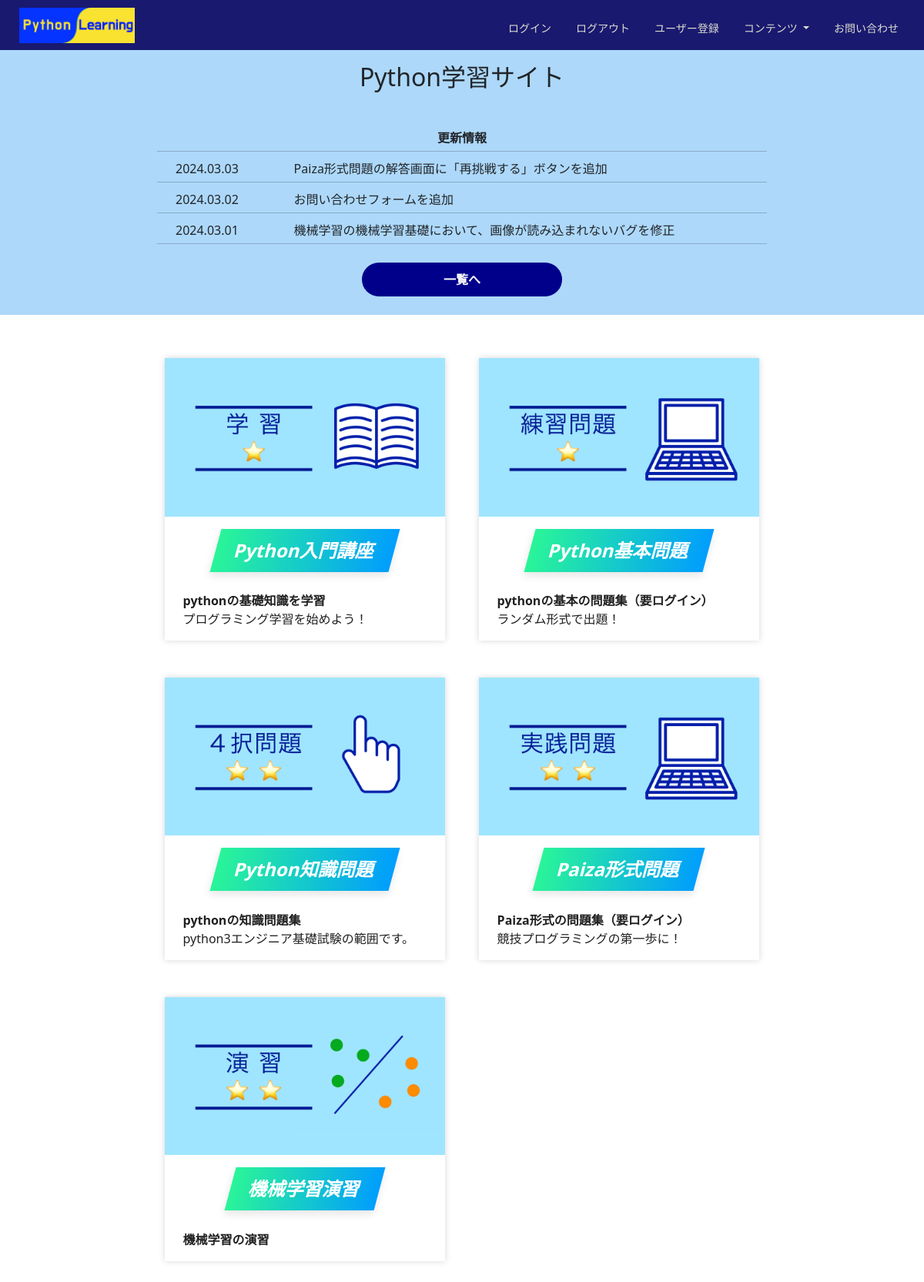
The app's page /, older data.
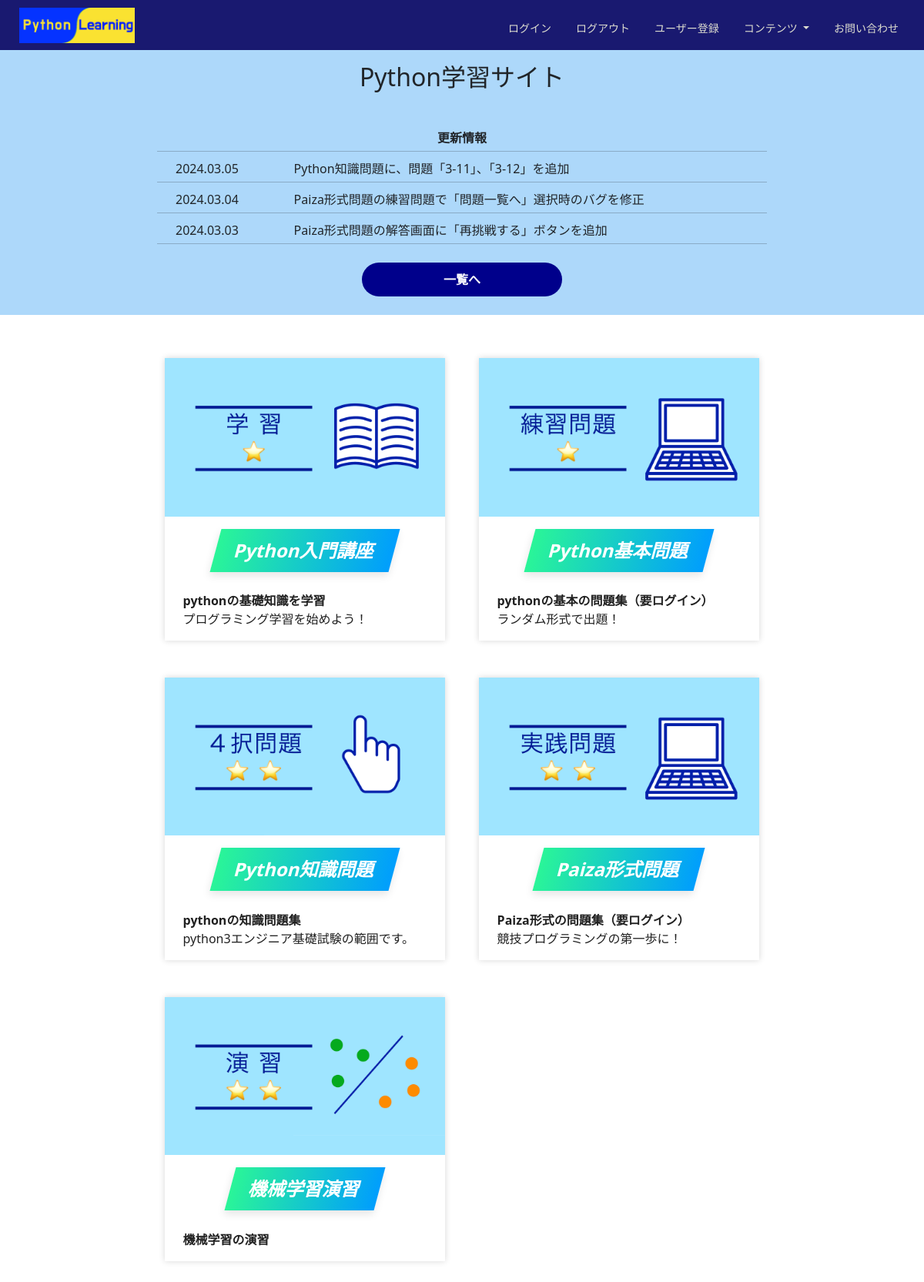
The same page, newer data.
### python_learning_app/models/index.py (models this page shows, shortened)
class News(models.Model):
    date = models.DateField(verbose_name="更新日")
    comment = models.CharField(max_length=80, verbose_name="更新内容")
    detail = models.TextField(blank=True, verbose_name="詳細")

### python_learning_app/views/index.py (the view)
# urls.py: path('', index.top_page, name='index'),
def top_page(request):
    news = News.objects.all().order_by('date').reverse()
    if len(news) < 3:
        recent = news[0:len(news)]
    else:
        recent = news[0:3]
    params = {'recent': recent, "debug": DEBUG}
    return render(request, 'python_learning/index.html', params)

### templates/python_learning/index.html (shortened to what the changed rows need)
{% extends 'python_learning/base.html' %}
{% load static %}
{% block css %}
<link href="{% static 'css/top.css' %}" rel="stylesheet">
{% endblock css %}
{% block content %}
<div>
<div class="pt-3" style="background-color: #add8fa;">
    <h2 class="text-center mb-5">Python学習サイト</h2>
    <div class="row">
        <div class="col-8">
            <div class="text-center" style="font-weight: bold;">更新情報</div>
            <hr class="slight_line">
            {% for news in recent %}
            <div class="ps-4" style="display: flex;">
              <div style="width: 20%;">
                {{ news.date|date:"Y.m.d" }}
              </div>
              <div style="width: 80%;">
                {{ news.comment }}
              </div>
            </div>
            <hr class="slight_line">
            {% endfor %}
            <div class="button_list m-4">
                <a href="{% url 'python_learning:news_list' %}">一覧へ</a>
            </div>
        </div>
    </div>
</div>
</div>
{% endblock content %}

Row changes from the older to the newer data that the page shows:
no longer on this page (row unchanged): News: date "2024.03.02", comment "お問い合わせフォームを追加"
no longer on this page (row unchanged): News: date "2024.03.01", comment "機械学習の機械学習基礎において、画像が読み込まれないバグを修正"
added News: date "2024.03.05", comment "Python知識問題に、問題「3-11」、「3-12」を追加"
added News: date "2024.03.04", comment "Paiza形式問題の練習問題で「問題一覧へ」選択時のバグを修正"
